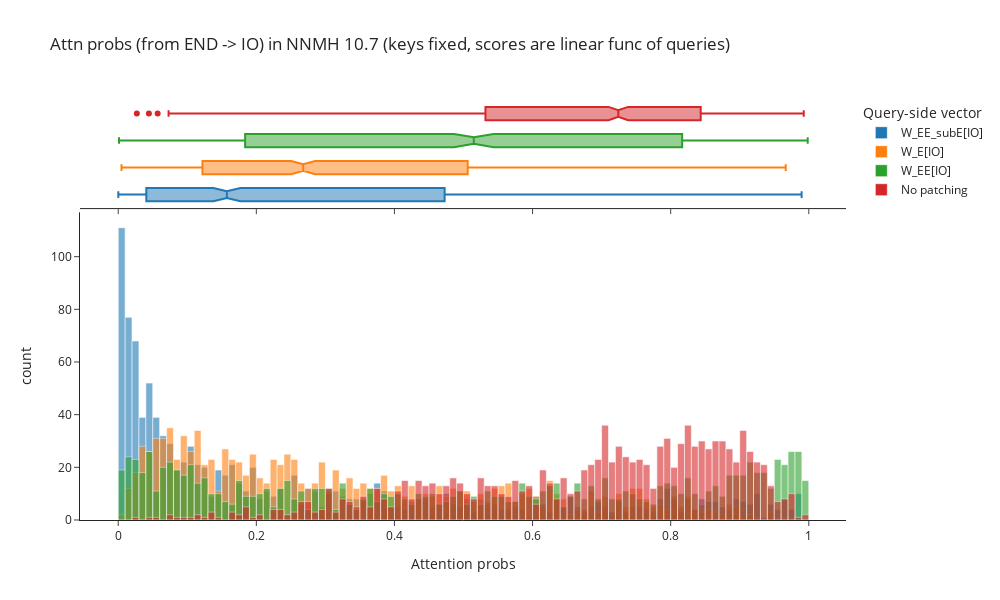

Notebook source saved alongside this figure:
### Code cell
labels_list, attn_probs_list = zip(*attn_probs.items())

sorted_indices = t.argsort(t.tensor([score.mean() for score in attn_probs_list]))
labels_list = [labels_list[i] for i in sorted_indices]
attn_probs_list = [attn_probs_list[i] for i in sorted_indices]

hist(
    attn_probs_list,
    labels={"variable": "Query-side vector", "value": "Attention probs"},
    title="Attn probs (from END -> IO) in NNMH 10.7 (keys fixed, scores are linear func of queries)",
    names=labels_list,
    width=1000,
    height=600,
    opacity=0.6,
    marginal="box",
    template="simple_white",
    nbins=100
)

### Figure 1 — Plotly figure (JSON) as saved in the notebook; plotly's stock layout.template omitted (floating-point values rounded to 4 significant figures; data arrays with more than 128 entries replaced by an {"elided": "..."} marker saying what was removed)
{"data": [{"alignmentgroup": "True", "bingroup": "x", "hovertemplate": "Query-side vector=wide_variable_0<br>Attention probs=%{x}<br>count=%{y}<extra></extra>", "legendgroup": "wide_variable_0", "marker": {"color": "#1F77B4", "opacity": 0.6, "pattern": {"shape": ""}}, "name": "W_EE_subE[IO]", "nbinsx": 100, "offsetgroup": "wide_variable_0", "orientation": "v", "showlegend": true, "type": "histogram", "x": {"elided": "1200 float values"}, "xaxis": "x", "yaxis": "y"}, {"alignmentgroup": "True", "hovertemplate": "Query-side vector=wide_variable_0<br>Attention probs=%{x}<extra></extra>", "legendgroup": "wide_variable_0", "marker": {"color": "#1F77B4"}, "name": "W_EE_subE[IO]", "notched": true, "offsetgroup": "wide_variable_0", "showlegend": false, "type": "box", "x": {"elided": "1200 float values"}, "xaxis": "x2", "yaxis": "y2"}, {"alignmentgroup": "True", "bingroup": "x", "hovertemplate": "Query-side vector=wide_variable_1<br>Attention probs=%{x}<br>count=%{y}<extra></extra>", "legendgroup": "wide_variable_1", "marker": {"color": "#FF7F0E", "opacity": 0.6, "pattern": {"shape": ""}}, "name": "W_E[IO]", "nbinsx": 100, "offsetgroup": "wide_variable_1", "orientation": "v", "showlegend": true, "type": "histogram", "x": {"elided": "1200 float values"}, "xaxis": "x", "yaxis": "y"}, {"alignmentgroup": "True", "hovertemplate": "Query-side vector=wide_variable_1<br>Attention probs=%{x}<extra></extra>", "legendgroup": "wide_variable_1", "marker": {"color": "#FF7F0E"}, "name": "W_E[IO]", "notched": true, "offsetgroup": "wide_variable_1", "showlegend": false, "type": "box", "x": {"elided": "1200 float values"}, "xaxis": "x2", "yaxis": "y2"}, {"alignmentgroup": "True", "bingroup": "x", "hovertemplate": "Query-side vector=wide_variable_2<br>Attention probs=%{x}<br>count=%{y}<extra></extra>", "legendgroup": "wide_variable_2", "marker": {"color": "#2CA02C", "opacity": 0.6, "pattern": {"shape": ""}}, "name": "W_EE[IO]", "nbinsx": 100, "offsetgroup": "wide_variable_2", "orientation": "v", "showlegend": true, "type": "histogram", "x": {"elided": "1200 float values"}, "xaxis": "x", "yaxis": "y"}, {"alignmentgroup": "True", "hovertemplate": "Query-side vector=wide_variable_2<br>Attention probs=%{x}<extra></extra>", "legendgroup": "wide_variable_2", "marker": {"color": "#2CA02C"}, "name": "W_EE[IO]", "notched": true, "offsetgroup": "wide_variable_2", "showlegend": false, "type": "box", "x": {"elided": "1200 float values"}, "xaxis": "x2", "yaxis": "y2"}, {"alignmentgroup": "True", "bingroup": "x", "hovertemplate": "Query-side vector=wide_variable_3<br>Attention probs=%{x}<br>count=%{y}<extra></extra>", "legendgroup": "wide_variable_3", "marker": {"color": "#D62728", "opacity": 0.6, "pattern": {"shape": ""}}, "name": "No patching", "nbinsx": 100, "offsetgroup": "wide_variable_3", "orientation": "v", "showlegend": true, "type": "histogram", "x": {"elided": "1200 float values"}, "xaxis": "x", "yaxis": "y"}, {"alignmentgroup": "True", "hovertemplate": "Query-side vector=wide_variable_3<br>Attention probs=%{x}<extra></extra>", "legendgroup": "wide_variable_3", "marker": {"color": "#D62728"}, "name": "No patching", "notched": true, "offsetgroup": "wide_variable_3", "showlegend": false, "type": "box", "x": {"elided": "1200 float values"}, "xaxis": "x2", "yaxis": "y2"}], "layout": {"bargap": 0, "barmode": "overlay", "height": 600, "legend": {"title": {"text": "Query-side vector"}, "tracegroupgap": 0}, "modebar": {"add": ["drawline", "drawopenpath", "drawclosedpath", "drawcircle", "drawrect", "eraseshape"]}, "title": {"text": "Attn probs (from END -> IO) in NNMH 10.7 (keys fixed, scores are linear func of queries)"}, "width": 1000, "xaxis": {"anchor": "y", "domain": [0, 1], "title": {"text": "Attention probs"}}, "xaxis2": {"anchor": "y2", "domain": [0, 1], "matches": "x", "showticklabels": false}, "yaxis": {"anchor": "x", "domain": [0, 0.7326], "title": {"text": "count"}}, "yaxis2": {"anchor": "x2", "domain": [0.7426, 1], "matches": "y2", "showline": false, "showticklabels": false, "ticks": ""}}}
